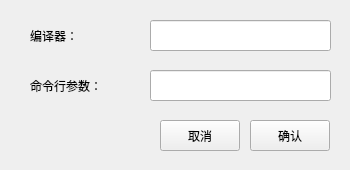
<?xml version="1.0" encoding="UTF-8"?>
<ui version="4.0">
 <class>Settings</class>
 <widget class="QWidget" name="Settings">
  <property name="geometry">
   <rect>
    <x>0</x>
    <y>0</y>
    <width>350</width>
    <height>170</height>
   </rect>
  </property>
  <property name="minimumSize">
   <size>
    <width>350</width>
    <height>170</height>
   </size>
  </property>
  <property name="maximumSize">
   <size>
    <width>350</width>
    <height>170</height>
   </size>
  </property>
  <property name="windowTitle">
   <string>Form</string>
  </property>
  <widget class="QLineEdit" name="compilerEdit">
   <property name="geometry">
    <rect>
     <x>150</x>
     <y>20</y>
     <width>181</width>
     <height>31</height>
    </rect>
   </property>
   <property name="text">
    <string/>
   </property>
  </widget>
  <widget class="QLineEdit" name="commandlineArgEdit">
   <property name="geometry">
    <rect>
     <x>150</x>
     <y>70</y>
     <width>181</width>
     <height>31</height>
    </rect>
   </property>
  </widget>
  <widget class="QLabel" name="label">
   <property name="geometry">
    <rect>
     <x>30</x>
     <y>20</y>
     <width>121</width>
     <height>31</height>
    </rect>
   </property>
   <property name="text">
    <string>编译器：</string>
   </property>
  </widget>
  <widget class="QLabel" name="label_2">
   <property name="geometry">
    <rect>
     <x>30</x>
     <y>70</y>
     <width>121</width>
     <height>31</height>
    </rect>
   </property>
   <property name="text">
    <string>命令行参数：</string>
   </property>
  </widget>
  <widget class="QPushButton" name="confirm">
   <property name="geometry">
    <rect>
     <x>250</x>
     <y>120</y>
     <width>80</width>
     <height>31</height>
    </rect>
   </property>
   <property name="text">
    <string>确认</string>
   </property>
  </widget>
  <widget class="QPushButton" name="cancel">
   <property name="geometry">
    <rect>
     <x>160</x>
     <y>120</y>
     <width>80</width>
     <height>31</height>
    </rect>
   </property>
   <property name="text">
    <string>取消</string>
   </property>
  </widget>
 </widget>
 <resources/>
 <connections/>
</ui>
